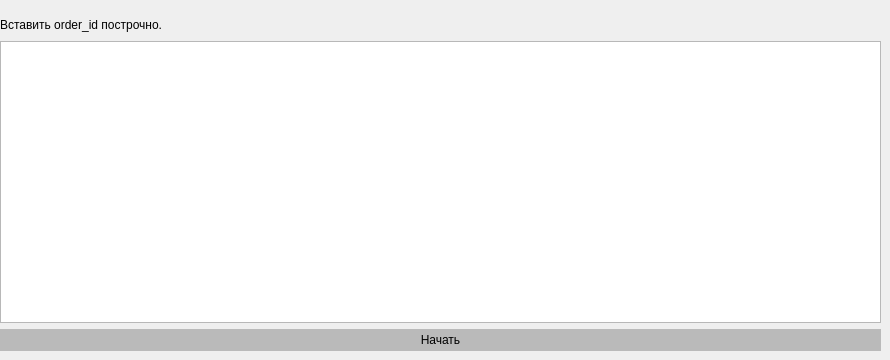
      <widget class="QWidget" name="tab_12">
       <attribute name="title">
        <string>По order_id</string>
       </attribute>
       <widget class="QWidget" name="gridLayoutWidget_8">
        <property name="geometry">
         <rect>
          <x>0</x>
          <y>10</y>
          <width>881</width>
          <height>341</height>
         </rect>
        </property>
        <layout class="QGridLayout" name="gridLayout_10">
         <item row="3" column="1">
          <widget class="QPushButton" name="start_9">
           <property name="styleSheet">
            <string notr="true">background-color: rgb(186, 186, 186);
border: 4px solid rgb(186, 186, 186);</string>
           </property>
           <property name="text">
            <string>Начать</string>
           </property>
          </widget>
         </item>
         <item row="1" column="1">
          <widget class="QLabel" name="label_50">
           <property name="minimumSize">
            <size>
             <width>0</width>
             <height>25</height>
            </size>
           </property>
           <property name="maximumSize">
            <size>
             <width>16777215</width>
             <height>20</height>
            </size>
           </property>
           <property name="text">
            <string>Вставить order_id построчно.</string>
           </property>
          </widget>
         </item>
         <item row="2" column="1">
          <widget class="QPlainTextEdit" name="plainTextEdit_2"/>
         </item>
        </layout>
       </widget>
      </widget>
